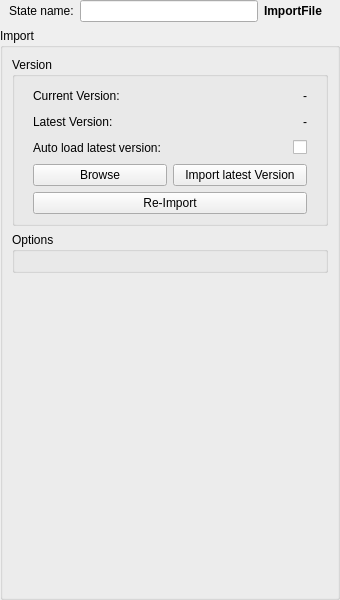
<?xml version="1.0" encoding="UTF-8"?>
<ui version="4.0">
 <class>wg_Synth_ImportMesh</class>
 <widget class="QWidget" name="wg_Synth_ImportMesh">
  <property name="geometry">
   <rect>
    <x>0</x>
    <y>0</y>
    <width>340</width>
    <height>600</height>
   </rect>
  </property>
  <property name="windowTitle">
   <string>ImportFile</string>
  </property>
  <layout class="QVBoxLayout" name="verticalLayout">
   <property name="leftMargin">
    <number>0</number>
   </property>
   <property name="topMargin">
    <number>0</number>
   </property>
   <property name="rightMargin">
    <number>0</number>
   </property>
   <property name="bottomMargin">
    <number>0</number>
   </property>
   <item>
    <widget class="QWidget" name="f_name" native="true">
     <layout class="QHBoxLayout" name="horizontalLayout_2">
      <property name="leftMargin">
       <number>9</number>
      </property>
      <property name="topMargin">
       <number>0</number>
      </property>
      <property name="rightMargin">
       <number>18</number>
      </property>
      <property name="bottomMargin">
       <number>0</number>
      </property>
      <item>
       <widget class="QLabel" name="l_name">
        <property name="text">
         <string>State name:</string>
        </property>
       </widget>
      </item>
      <item>
       <widget class="QLineEdit" name="e_name">
        <property name="minimumSize">
         <size>
          <width>0</width>
          <height>0</height>
         </size>
        </property>
        <property name="maximumSize">
         <size>
          <width>9999</width>
          <height>16777215</height>
         </size>
        </property>
       </widget>
      </item>
      <item>
       <widget class="QLabel" name="l_class">
        <property name="font">
         <font>
          <bold>true</bold>
         </font>
        </property>
        <property name="text">
         <string>ImportFile</string>
        </property>
       </widget>
      </item>
     </layout>
    </widget>
   </item>
   <item>
    <widget class="QGroupBox" name="gb_import">
     <property name="title">
      <string>Import</string>
     </property>
     <layout class="QVBoxLayout" name="verticalLayout_2">
      <item>
       <widget class="QGroupBox" name="groupBox">
        <property name="title">
         <string>Version</string>
        </property>
        <layout class="QVBoxLayout" name="verticalLayout_3">
         <item>
          <widget class="QWidget" name="w_currentVersion" native="true">
           <layout class="QHBoxLayout" name="horizontalLayout_5">
            <property name="leftMargin">
             <number>9</number>
            </property>
            <property name="topMargin">
             <number>0</number>
            </property>
            <property name="rightMargin">
             <number>9</number>
            </property>
            <property name="bottomMargin">
             <number>0</number>
            </property>
            <item>
             <widget class="QLabel" name="label_3">
              <property name="text">
               <string>Current Version:</string>
              </property>
             </widget>
            </item>
            <item>
             <spacer name="horizontalSpacer">
              <property name="orientation">
               <enum>Qt::Orientation::Horizontal</enum>
              </property>
              <property name="sizeHint" stdset="0">
               <size>
                <width>40</width>
                <height>20</height>
               </size>
              </property>
             </spacer>
            </item>
            <item>
             <widget class="QLabel" name="l_curVersion">
              <property name="text">
               <string>-</string>
              </property>
             </widget>
            </item>
           </layout>
          </widget>
         </item>
         <item>
          <widget class="QWidget" name="w_latestVersion" native="true">
           <layout class="QHBoxLayout" name="horizontalLayout_6">
            <property name="leftMargin">
             <number>9</number>
            </property>
            <property name="topMargin">
             <number>0</number>
            </property>
            <property name="rightMargin">
             <number>9</number>
            </property>
            <property name="bottomMargin">
             <number>0</number>
            </property>
            <item>
             <widget class="QLabel" name="label_6">
              <property name="text">
               <string>Latest Version:</string>
              </property>
             </widget>
            </item>
            <item>
             <spacer name="horizontalSpacer_2">
              <property name="orientation">
               <enum>Qt::Orientation::Horizontal</enum>
              </property>
              <property name="sizeHint" stdset="0">
               <size>
                <width>40</width>
                <height>20</height>
               </size>
              </property>
             </spacer>
            </item>
            <item>
             <widget class="QLabel" name="l_latestVersion">
              <property name="text">
               <string>-</string>
              </property>
             </widget>
            </item>
           </layout>
          </widget>
         </item>
         <item>
          <widget class="QWidget" name="w_autoUpdate" native="true">
           <layout class="QHBoxLayout" name="horizontalLayout_14">
            <property name="leftMargin">
             <number>9</number>
            </property>
            <property name="topMargin">
             <number>0</number>
            </property>
            <property name="rightMargin">
             <number>9</number>
            </property>
            <property name="bottomMargin">
             <number>0</number>
            </property>
            <item>
             <widget class="QLabel" name="l_autoUpdate">
              <property name="text">
               <string>Auto load latest version:</string>
              </property>
             </widget>
            </item>
            <item>
             <spacer name="horizontalSpacer_10">
              <property name="orientation">
               <enum>Qt::Orientation::Horizontal</enum>
              </property>
              <property name="sizeHint" stdset="0">
               <size>
                <width>40</width>
                <height>20</height>
               </size>
              </property>
             </spacer>
            </item>
            <item>
             <widget class="QCheckBox" name="chb_autoUpdate">
              <property name="text">
               <string/>
              </property>
              <property name="checked">
               <bool>false</bool>
              </property>
             </widget>
            </item>
           </layout>
          </widget>
         </item>
         <item>
          <widget class="QWidget" name="w_importLatest" native="true">
           <layout class="QHBoxLayout" name="horizontalLayout_7">
            <property name="leftMargin">
             <number>9</number>
            </property>
            <property name="topMargin">
             <number>0</number>
            </property>
            <property name="rightMargin">
             <number>9</number>
            </property>
            <property name="bottomMargin">
             <number>0</number>
            </property>
            <item>
             <widget class="QPushButton" name="b_browse">
              <property name="focusPolicy">
               <enum>Qt::FocusPolicy::NoFocus</enum>
              </property>
              <property name="contextMenuPolicy">
               <enum>Qt::ContextMenuPolicy::CustomContextMenu</enum>
              </property>
              <property name="text">
               <string>Browse</string>
              </property>
             </widget>
            </item>
            <item>
             <widget class="QPushButton" name="b_importLatest">
              <property name="minimumSize">
               <size>
                <width>0</width>
                <height>0</height>
               </size>
              </property>
              <property name="maximumSize">
               <size>
                <width>99999</width>
                <height>16777215</height>
               </size>
              </property>
              <property name="focusPolicy">
               <enum>Qt::FocusPolicy::NoFocus</enum>
              </property>
              <property name="text">
               <string>Import latest Version</string>
              </property>
             </widget>
            </item>
           </layout>
          </widget>
         </item>
         <item>
          <widget class="QWidget" name="widget" native="true">
           <layout class="QHBoxLayout" name="horizontalLayout">
            <property name="topMargin">
             <number>0</number>
            </property>
            <property name="bottomMargin">
             <number>0</number>
            </property>
            <item>
             <widget class="QPushButton" name="b_import">
              <property name="focusPolicy">
               <enum>Qt::FocusPolicy::NoFocus</enum>
              </property>
              <property name="text">
               <string>Re-Import</string>
              </property>
             </widget>
            </item>
           </layout>
          </widget>
         </item>
        </layout>
       </widget>
      </item>
      <item>
       <widget class="QGroupBox" name="gb_options">
        <property name="title">
         <string>Options</string>
        </property>
        <layout class="QVBoxLayout" name="verticalLayout_6"/>
       </widget>
      </item>
      <item>
       <spacer name="verticalSpacer">
        <property name="orientation">
         <enum>Qt::Orientation::Vertical</enum>
        </property>
        <property name="sizeHint" stdset="0">
         <size>
          <width>20</width>
          <height>40</height>
         </size>
        </property>
       </spacer>
      </item>
     </layout>
    </widget>
   </item>
  </layout>
 </widget>
 <tabstops>
  <tabstop>e_name</tabstop>
  <tabstop>chb_autoUpdate</tabstop>
 </tabstops>
 <resources/>
 <connections/>
</ui>
